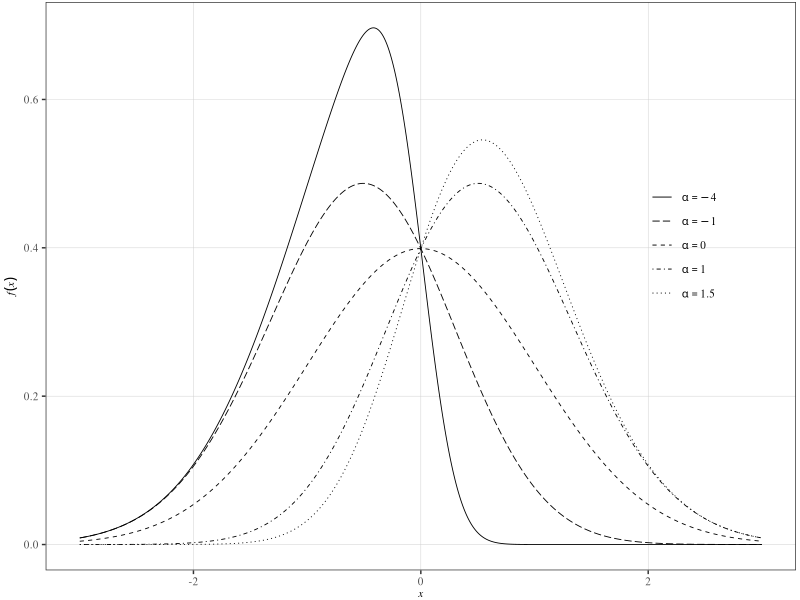
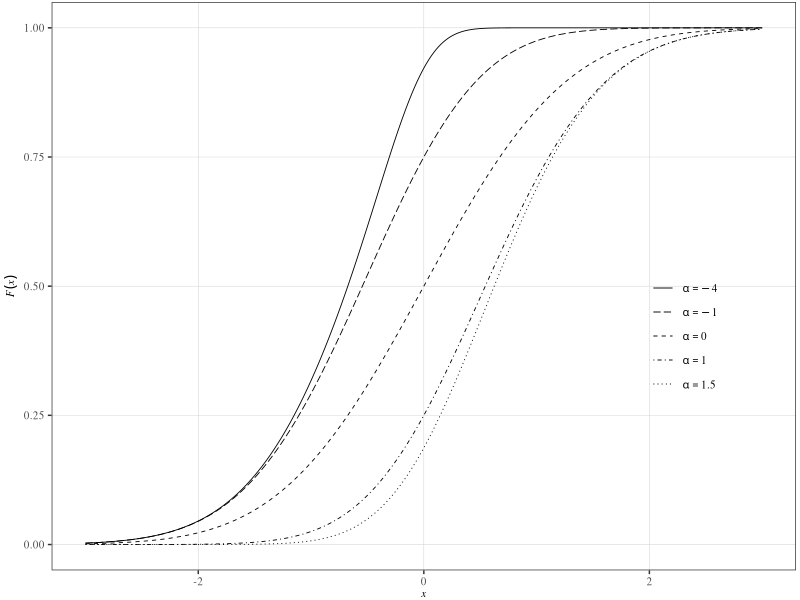

These charts were generated, in order, by the following R code: (Note: this script raises an error after producing the figures.)
################################################################################
# This code is written by Dazhi Yang
# School of Electrical Engineering and Automation
# Harbin Institute of Technology
# emails: yangdazhi.nus@gmail.com
################################################################################

rm(list = ls(all = TRUE))
libs <- c("dplyr", "sn", "ggplot2", "ggthemes")
invisible(lapply(libs, library, character.only = TRUE))

################################################################################
# global input
################################################################################
plot.size = 8; line.size = 0.3; point.size = 0.05; legend.size = 0.4; text.size = plot.size*5/14; 
#dir0 <- "/Users/dyang/Dropbox/Working papers/QC"
dir0 <- "/Users/seryangd/Library/CloudStorage/Dropbox/Working papers/distribution"
################################################################################

x <- seq(-3, 3, by = 0.01)
alpha <- c(-4, -1, 0, 1, 1.5)

data.plot <- NULL
for(i in 1:length(alpha))
{
  y.tmp <- dsn(x, xi = 0, omega = 1, alpha = alpha[i])
  data.plot <- data.plot %>%
    bind_rows(., tibble(x = x, y = y.tmp, group = paste0("italic(alpha)==", alpha[i])))
}

data.plot$group <- factor(data.plot$group, levels = paste0("italic(alpha)==", alpha))

p1 <- ggplot() +
  geom_line(aes(x = x, y = y, linetype = group), data = data.plot, linewidth = line.size) + 
  scale_linetype_manual(values = c("solid", "longdash", "dashed", "dotdash", "dotted"), labels = scales::parse_format()) +
  #scale_color_manual(values = colorblind_pal()(8)[1:5], labels = scales::parse_format()) +
  scale_x_continuous(name = expression(paste(italic(x)))) + 
  #scale_x_datetime(name = "Year", breaks = seq(ymd_h("2016-01-01 00"), ymd_h("2020-01-01 00"), by = "1 year"), labels = date_format("%Y"), expand = c(0.07,0)) + 
  scale_y_continuous(name = expression(paste(italic(f)(italic(x))))) +
  theme_bw() +
  theme(plot.margin = unit(c(0.1,0.2,0,0.2), "lines"), text = element_text(family = "Times", size = plot.size), axis.text = element_text(size = plot.size), panel.grid.minor = element_blank(), panel.grid.major = element_line(colour = "gray80", linewidth = line.size/2), panel.background = element_rect(fill = "transparent"), plot.background = element_rect(fill = "transparent", color = NA), strip.text.x = element_text(size = plot.size, margin = unit(c(0.1,0,0.1,0), "lines")), strip.text.y = element_text(size = plot.size, margin = unit(c(0,0.1,0,0.1), "lines")), panel.spacing = unit(0 , "lines"), legend.position = "inside", legend.position.inside = c(0.85, 0.56), legend.title = element_blank(), legend.text = element_text(size = plot.size), legend.background = element_rect(fill = "transparent"), legend.key = element_rect(fill = "transparent"), legend.box.margin = unit(c(-0.7,0,0,0.0), "lines"))

p1

data.plot <- NULL
for(i in 1:length(alpha))
{
  y.tmp <- psn(x, xi = 0, omega = 1, alpha = alpha[i])
  data.plot <- data.plot %>%
    bind_rows(., tibble(x = x, y = y.tmp, group = paste0("italic(alpha)==", alpha[i])))
}

data.plot$group <- factor(data.plot$group, levels = paste0("italic(alpha)==", alpha))

p2 <- ggplot() +
  geom_line(aes(x = x, y = y, linetype = group), data = data.plot, linewidth = line.size) + 
  scale_linetype_manual(values = c("solid", "longdash", "dashed", "dotdash", "dotted"), labels = scales::parse_format()) +
  #scale_color_manual(values = colorblind_pal()(8)[1:5], labels = scales::parse_format()) +
  scale_x_continuous(name = expression(paste(italic(x)))) + 
  #scale_x_datetime(name = "Year", breaks = seq(ymd_h("2016-01-01 00"), ymd_h("2020-01-01 00"), by = "1 year"), labels = date_format("%Y"), expand = c(0.07,0)) + 
  scale_y_continuous(name = expression(paste(italic(F)(italic(x))))) +
  theme_bw() +
  theme(plot.margin = unit(c(0.1,0.2,0,0.2), "lines"), text = element_text(family = "Times", size = plot.size), axis.text = element_text(size = plot.size), panel.grid.minor = element_blank(), panel.grid.major = element_line(colour = "gray80", linewidth = line.size/2), panel.background = element_rect(fill = "transparent"), plot.background = element_rect(fill = "transparent", color = NA), strip.text.x = element_text(size = plot.size, margin = unit(c(0.1,0,0.1,0), "lines")), strip.text.y = element_text(size = plot.size, margin = unit(c(0,0.1,0,0.1), "lines")), panel.spacing = unit(0 , "lines"), legend.position = "inside", legend.position.inside = c(0.85, 0.4), legend.title = element_blank(), legend.text = element_text(size = plot.size), legend.background = element_rect(fill = "transparent"), legend.key = element_rect(fill = "transparent"), legend.box.margin = unit(c(-0.7,0,0,0.0), "lines"))

p2

p <- ggpubr::ggarrange(p1, p2, ncol = 1, align = "v", labels = c("(a)", "(b)"), heights = c(1, 1), font.label = list(size = plot.size, color = "black", face = "plain", family = "Times"))

setwd(file.path(dir0, "tex"))
ggsave(filename = "SN.pdf", plot = p, width = 80, height = 90, unit = "mm")
